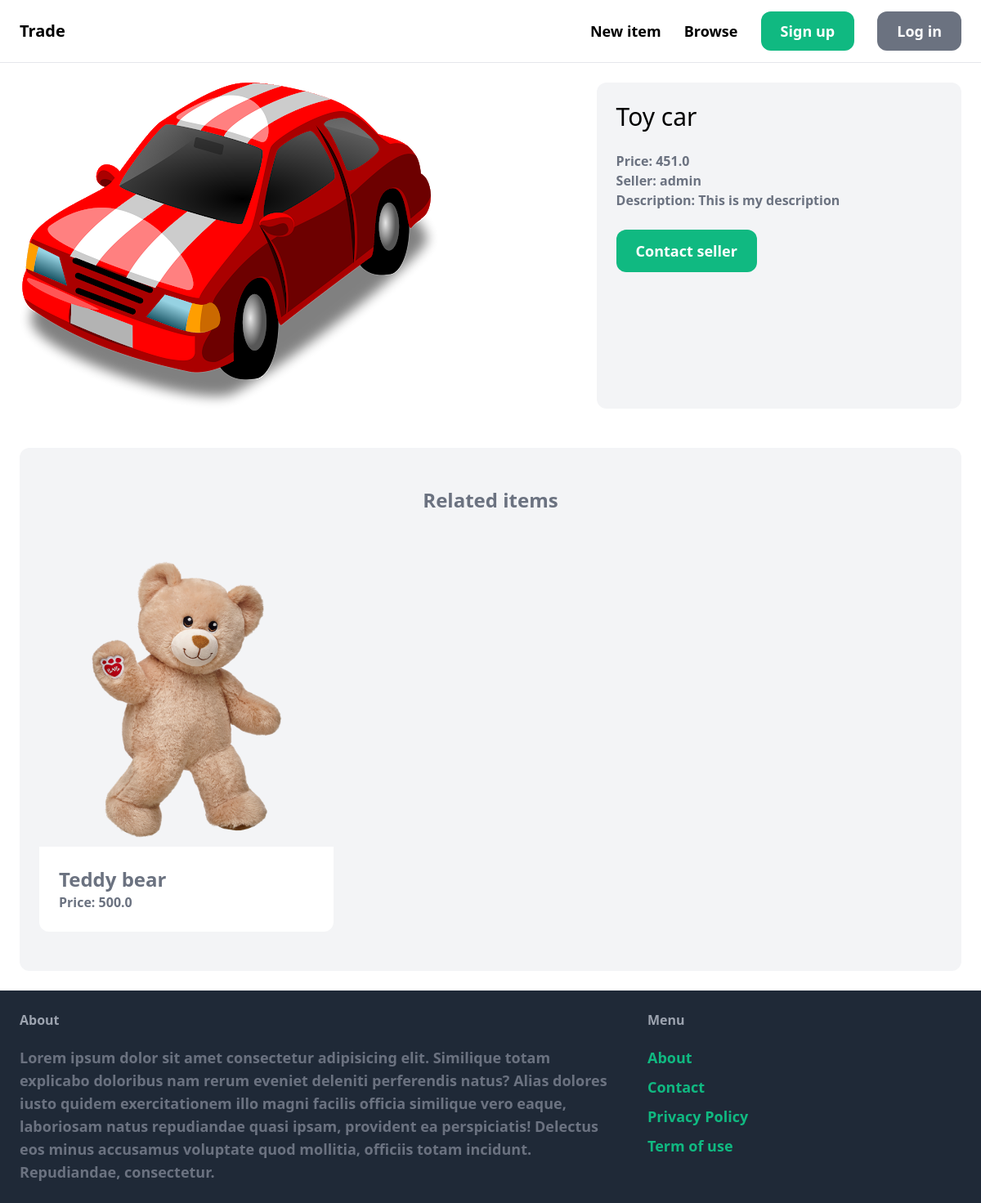
The page /items/3 on the database as committed earlier.
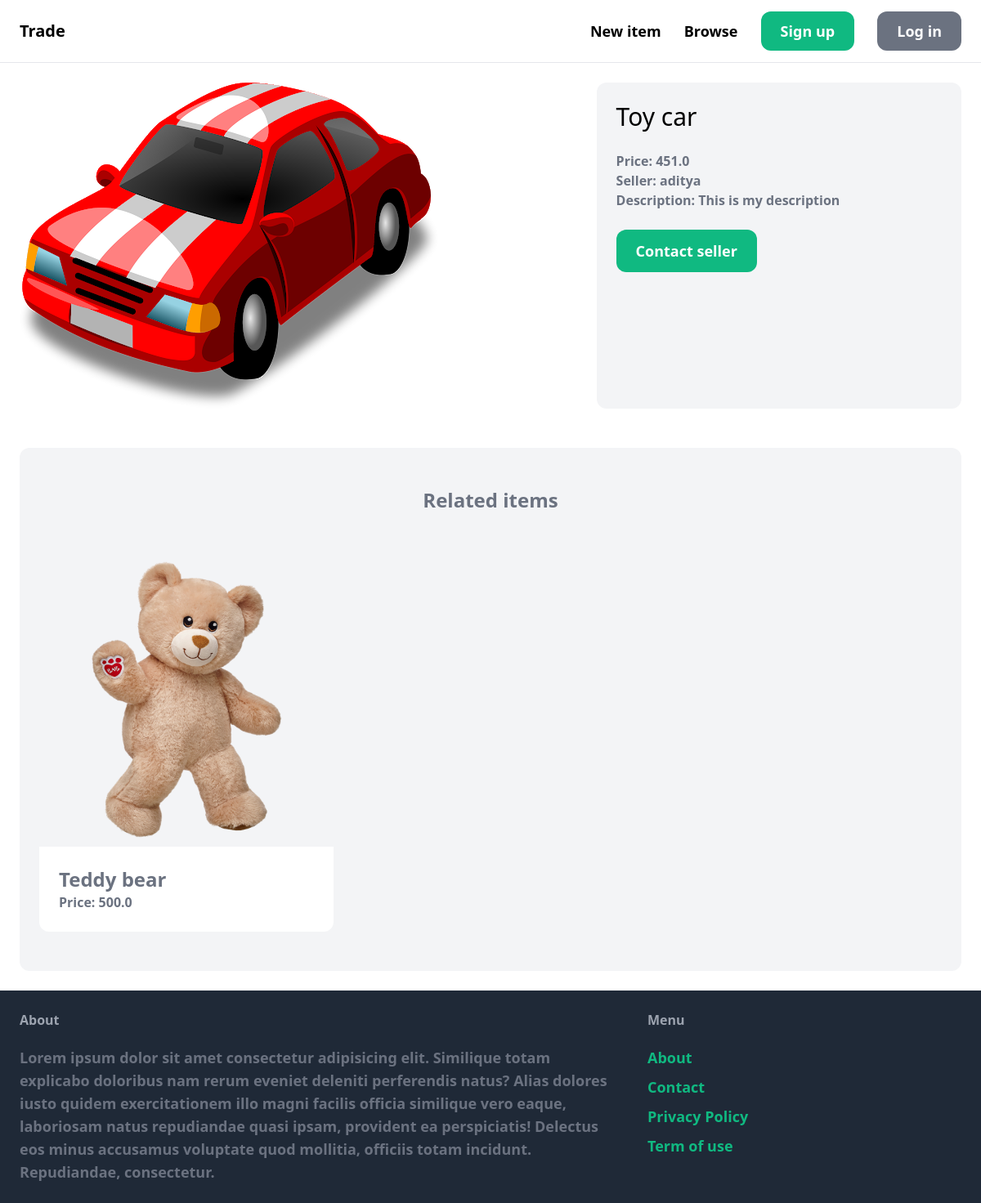
The same page on the database as committed later.
### item/models.py (models this page shows, shortened)
class Item(models.Model):
    category = models.ForeignKey(Category, related_name='items', on_delete=models.CASCADE)
    name = models.CharField(max_length=255)
    description = models.TextField(blank=True, null=True)
    price = models.FloatField()
    image = models.ImageField(upload_to='item_images',blank=True, null=True)
    is_sold = models.BooleanField(default=False)
    created_by = models.ForeignKey(User, related_name="items",on_delete= models.CASCADE)
    created_at = models.DateTimeField(auto_now_add=True)

### item/views.py (the view)
# urls.py: path('<int:pk>', views.detail, name='detail'),
def detail(request, pk):
    item = get_object_or_404(Item, pk=pk)
    related_items =Item.objects.filter(category=item.category, is_sold=False).exclude(pk=pk)[0:3]
    return render(request, 'item/detail.html',{
        'item' : item,
        'related_items': related_items,
    })

### item/templates/item/detail.html (shortened to what this page needs)
{% extends "core/base.html" %}
{% block content %}
    <div class="grid grid-cols-5 gap-6">
        <div class="col-span-3">
            <img src="{{ item.image.url}}" class="rounded-xl">
        </div>
        <div class="col-span-2 p-6 bg-gray-100 rounded-xl">
            <h1 class="mb-6 text-3xl">
                {{item.name}}
            </h1>
            <p class="text-gray-500"><strong>Price: {{item.price}}</p>
            <p class="text-gray-500"><strong>Seller: {{item.created_by.username}}</p>
            {% if item.description %}
                <p class="text-gray-700"><strong class="text-gray-500">Description: {{item.description}}</p>
            {% endif %}
            {% if request.user == item.created_by %}
                <div class="mt-6 p-6 bg-white rounded-xl">
                    <p>This is your item!</p>
                    <a href="{% url 'item:edit' item.id %}" class="inline-block mt-6 px-6 py-3 text-lg font-semibold bg-green-500 text-white rounded-xl">Edit</a>
                    <a href="{% url 'item:delete' item.id %}" class="inline-block mt-6 px-6 py-3 text-lg font-semibold bg-red-500 text-white rounded-xl">Delete</a>
                </div>
            {% else %}
                <a href="{% url 'conversation:new' item.id %}" class="inline-block mt-6 px-6 py-3 text-lg font-semibold bg-green-500 text-white rounded-xl hover:bg-green-700">Contact seller</a>
            {% endif %}
        </div>
    </div>
    {% if related_items %}
        <div class="mt-6 px-6 py-12 bg-gray-100 rounded-xl">
            <h2 class="mb-12 text-2xl text-center">Related items</h2>
            <div class="grid grid-cols-3 gap-3">
            {% for item in related_items %}
                <div>
                <a href="{% url 'item:detail' item.id %}">
                    <div>
                        <img src="{{item.image.url}}" class="rounded-t-xl">
                    </div>
                    <div class="p-6 bg-white rounded-b-xl">
                        <h2 class="text-2xl">{{ item.name}}</h2>
                        <p class="text-gray-500">Price: {{item.price}}</p>
                    </div>
                </a>
                </div>
            {% endfor %}
            </div>
        {% endif %}
    </div>
{% endblock content %}

Rows that differ between the two databases and show on the page:
changed Item "Toy car": created_by.username "admin" → "aditya"
